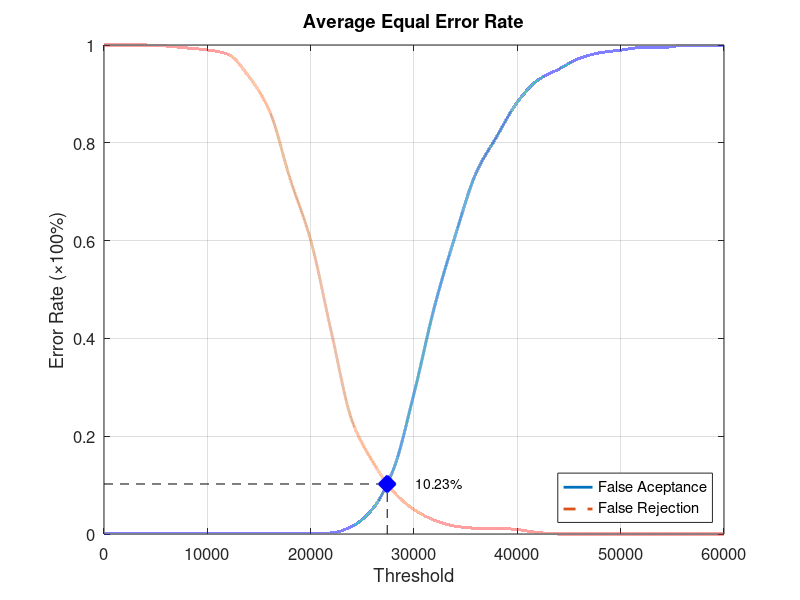
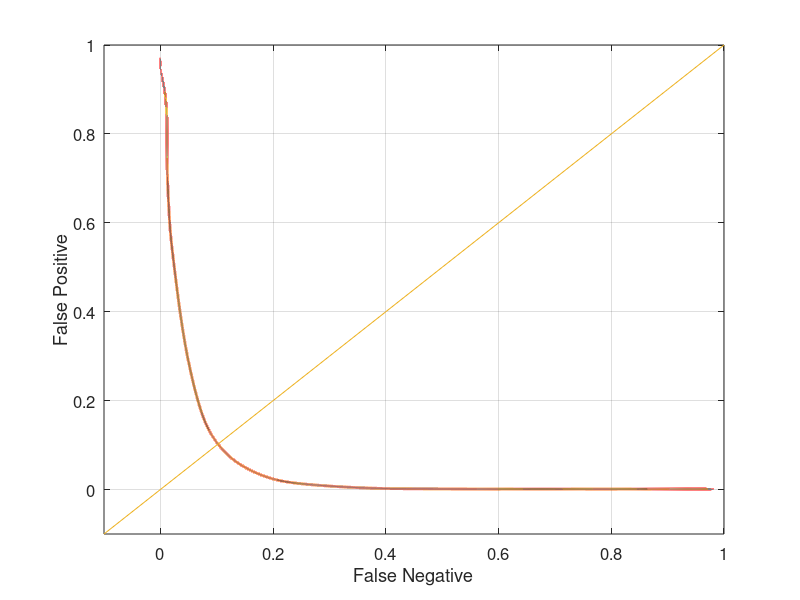

These figures' MATLAB source, in order:
function yEER = Database2Average
close all;
clear;
clc;
x = 0:2000:60000;
xq = 0:0.5:60000;

y0 = [0 0.00105263 0.00105263 0.00105263 0.00105263 0.00105263 0.00105263 0.00105263 0.00105263 0.00105263 0.00105263 0.00210526 0.0157895 0.051579 0.131579 0.287368 0.466316 0.610526 0.737895 0.812632 0.883158 0.928421 0.950526 0.972632 0.984211 0.989474 0.994737 0.994737 0.998947 0.998947 1];
yy0 = interp1(x, y0, xq, 'pchip');
y1 = [1 1 1 0.998 0.994 0.99 0.981 0.936 0.866 0.727 0.601 0.413 0.232 0.148 0.087 0.05 0.028 0.016 0.012 0.012 0.009 0.003 0 0 0 0 0 0 0 0 0];
yy1 = interp1(x, y1, xq, 'pchip');

% Calculating EER: 
y2 = abs(y0 - y1);
find(y2 == min(y2))
yy2 = abs(yy0 - yy1);
xEER = find(yy2 == min(yy2));
xEERIndex = xq(xEER) % X-axis EER
yEER = yy0(xEER) % Y-axis EER

main = figure
plot(xq, yy0,'-','LineWidth', 2);	hold on
plot(xq, yy1,'--','LineWidth', 2);	hold on
plot([xEERIndex xEERIndex], [0 yEER], 'k--');	hold on
plot([0 xEERIndex], [yEER yEER], 'k--');	hold on
plot(xEERIndex, yEER, 'bx', 'LineWidth', 10);	hold on
text(xEERIndex + 10 * xEERIndex / 100, yEER, [num2str(round((10000 * yEER)) / 100) '%'])
legend('False Aceptance', 'False Rejection', 'Location', 'SouthEast')
xlabel('Threshold')
ylabel('Error Rate (\times100%)')
title('Average Equal Error Rate')
set(gca, 'FontSize', 12)
axis([0 60000 0 1])
grid on

print(main, 'Database2AverageMain', '-dpng');
FNRxFPR = figure('Color', [1 1 1]);
plot(yy1, yy0, '-', yy1, yy0, 'LineWidth', 2);
hold on
y = -0.1:0.1:1
plot(y, y); 
set(gca, 'FontSize', 12)
xlabel('False Negative')
ylabel('False Positive')
axis([-0.1 1 -0.1 1])
set(gca, 'FontSize', 12)
grid on

print(FNRxFPR, 'Database2AverageFNRxFPR','-dpng');
end
